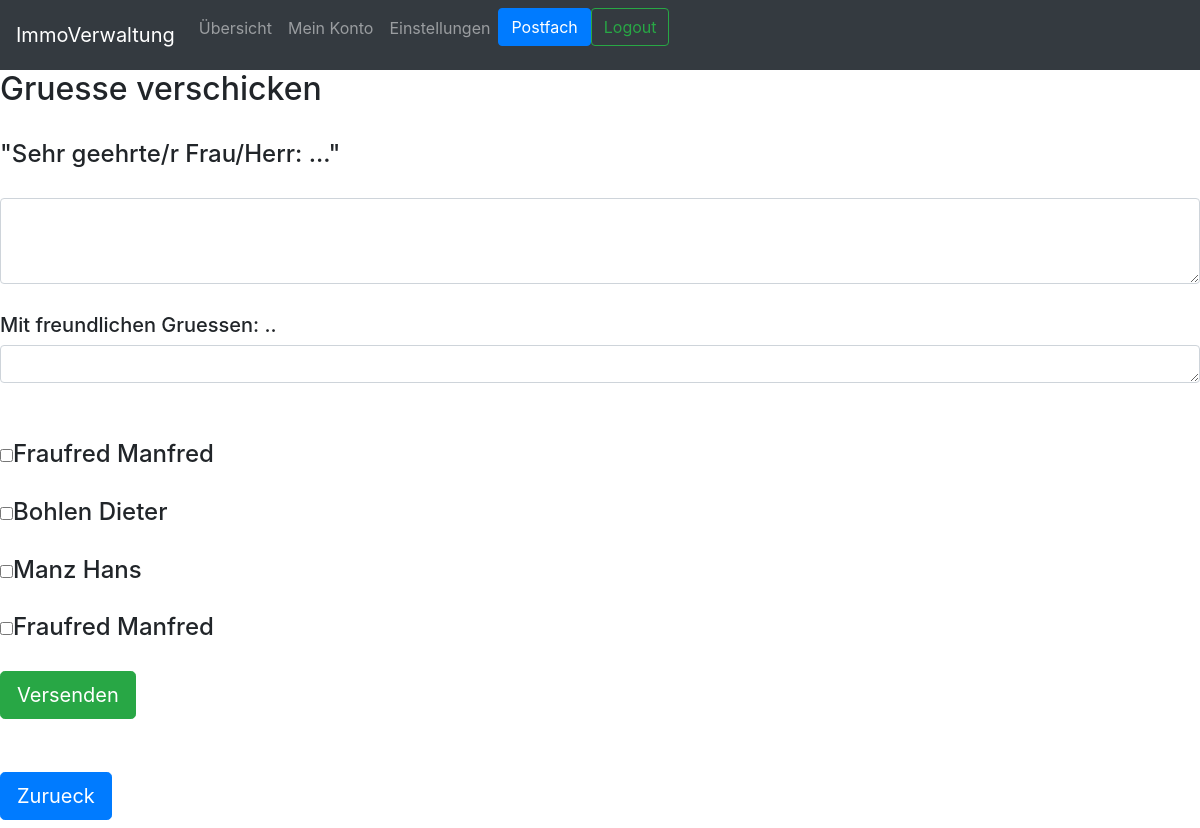
Screenshot of /Software/ImmoVerwaltung/gruesse.php (signed in) with the database file from the repository.
### tables this page shows
CREATE TABLE `benutzer` (
  `BenutzerID` int(11) NOT NULL,
  `Vorname` varchar(32) NOT NULL,
  `Name` varchar(32) NOT NULL,
  `Email` varchar(64) NOT NULL,
  `Passwort` varchar(45) NOT NULL,
  `Strasse` varchar(64) DEFAULT NULL,
  `Hausnr` varchar(6) DEFAULT NULL,
  `PLZ` varchar(6) DEFAULT NULL,
  `Ort` varchar(64) DEFAULT NULL
);

### Software/ImmoVerwaltung/gruesse.php (the view, shortened to what this page needs)
<?php
    require "header.php";
    require "includes/dbh.inc.php";
?>
	<main>
	<?php
	if(isset($_SESSION['sessionid'])){
	    $sql = "SELECT benutzer.Vorname, benutzer.Name
                FROM benutzer
                JOIN mietverhaeltnis
                ON benutzer.BenutzerID = mietverhaeltnis.Mieter
                OR benutzer.BenutzerID = mietverhaeltnis.Vermieter
                ";
	    $result = $conn->query($sql);
	    echo '
		<h2>Gruesse verschicken<span class="badge badge-secondary"></span></h2>
        <br>
        <h4>"Sehr geehrte/r Frau/Herr: ..."
        <br>
        <br>
		<form action="includes/gruesse.inc.php" method="post" target="_blank">
            <textarea class="form-control" rows="3" type="text" name="text"></textarea>
			<br>
            <h5>Mit freundlichen Gruessen: ..</h5>
            <textarea class="form-control" rows="1" type="text" name="ende"></textarea>
			<br>
		  ';
		  if(!empty($result)){
		      while($row = $result->fetch_assoc()){
		          echo '<br><input type="checkbox" name="empfaenger[]" value="'.$row['Name']," ", $row['Vorname'].'">'.$row['Name']," ", $row['Vorname'].'<br>
                    ';
		      }
		  }
            echo'
        <br><button class="btn btn-success btn-lg" type="submit" name="gruesse_submit">Versenden</button>
        </form>
        <br><a href="index.php"><button class="btn btn-primary btn-lg">Zurueck</button>
';
	}else {
	   echo'';
	}
	?>
	</main>

### rows the page displays
benutzer: Name "Fraufred", Vorname "Manfred"
benutzer: Name "Bohlen", Vorname "Dieter"
benutzer: Name "Manz", Vorname "Hans"
